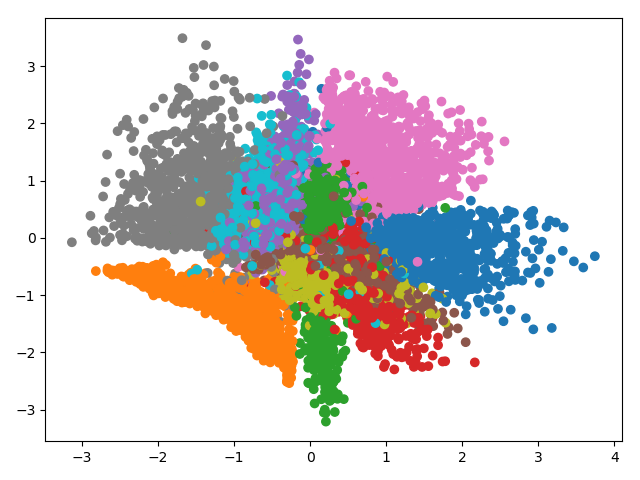

This chart was generated by the following Python code:
#!/usr/bin/env python
# -*- coding: utf-8 -*-
# File: mnist-convnet.py

import tensorflow as tf

import matplotlib.pyplot as plt
from tensorpack import *
from tensorpack.dataflow import dataset
from tensorpack.tfutils import summary
import numpy as np
from tqdm import tqdm

"""
MNIST ConvNet example.
about 0.6% validation error after 30 epochs.
"""

IMAGE_SIZE = 28
colors = np.array(['tab:blue', 'tab:orange', 'tab:green', 'tab:red', 'tab:purple', 'tab:brown', 'tab:pink', 'tab:gray', 'tab:olive', 'tab:cyan'])


class Model(ModelDesc):
    def inputs(self):
        """
        Define all the inputs (with type, shape, name) that the graph will need.
        """
        return [tf.placeholder(tf.float32, (None, IMAGE_SIZE, IMAGE_SIZE), 'input'),
                tf.placeholder(tf.int32, (None,), 'label')]

    def build_graph(self, image, label):
        """This function should build the model which takes the input variables
        and return cost at the end"""

        # In tensorflow, inputs to convolution function are assumed to be
        # NHWC. Add a single channel here.
        image = tf.layers.flatten(image)
        # image = image * 2 - 1   # center the pixels values at zero
        # The context manager `argscope` sets the default option for all the layers under
        # this context. Here we use 32 channel convolution with shape 3x3
        with tf.variable_scope('encoder'):
            x = FullyConnected('fc1', image, 1000, activation=tf.nn.relu)
            x = FullyConnected('fc2', x, 1000, activation=tf.nn.relu)
            mu = tf.identity(FullyConnected('fc_mu', x, 2, activation=None), 'mu')
            logvar = FullyConnected('fc_var', x, 2, activation=None)

        eps = tf.random_normal((tf.shape(x)[0], 2))
        z = tf.identity(eps * tf.exp(0.5 * logvar) + mu, name='z')
        with tf.variable_scope('decoder'):
            x = FullyConnected('fc1', z, 1000, activation=tf.nn.relu)
            x = FullyConnected('fc2', x, 1000, activation=tf.nn.relu)
            rec = tf.identity(FullyConnected('fc_rec', x, IMAGE_SIZE * IMAGE_SIZE, activation=tf.nn.sigmoid), 'rec')

        kl_loss = -tf.reduce_sum(1 + logvar - mu * mu - tf.exp(logvar), -1)
        kl_loss = tf.reduce_mean(kl_loss, name='kl_loss')

        rec_loss = tf.reduce_mean(tf.reduce_sum(tf.square(rec - image), -1), name='rec_loss')
        total_cost = rec_loss + kl_loss
        # a vector of length B with loss of each sample
        # cost = tf.nn.sparse_softmax_cross_entropy_with_logits(logits=logits, labels=label)
        # cost = tf.reduce_mean(cost, name='cross_entropy_loss')  # the average cross-entropy loss
        #
        # correct = tf.cast(tf.nn.in_top_k(predictions=logits, targets=label, k=1), tf.float32, name='correct')
        # accuracy = tf.reduce_mean(correct, name='accuracy')

        # This will monitor training error & accuracy (in a moving average fashion). The value will be automatically
        # 1. written to tensosrboard
        # 2. written to stat.json
        # 3. printed after each epoch
        # train_error = tf.reduce_mean(1 - correct, name='train_error')
        # summary.add_moving_summary(train_error, accuracy)

        # Use a regex to find parameters to apply weight decay.
        # Here we apply a weight decay on all W (weight matrix) of all fc layers
        # If you don't like regex, you can certainly define the cost in any other methods.
        # wd_cost = tf.multiply(1e-5,
        #                       regularize_cost('fc.*/W', tf.nn.l2_loss),
        #                       name='regularize_loss')
        # total_cost = tf.add_n([wd_cost, cost], name='total_cost')
        # summary.add_moving_summary(cost, wd_cost, total_cost)
        summary.add_moving_summary(rec_loss, kl_loss)

        # monitor histogram of all weight (of conv and fc layers) in tensorboard
        summary.add_param_summary(('.*/W', ['histogram', 'rms']))
        # the function should return the total cost to be optimized
        return total_cost

    def optimizer(self):
        lr = tf.get_variable('learning_rate', initializer=1e-3, trainable=False)
        # lr = tf.train.MomentumOptimizer(lr, 0.9)
        # This will also put the summary in tensorboard, stat.json and print in terminal,
        # but this time without moving average
        tf.summary.scalar('lr', lr)
        return tf.train.AdamOptimizer(lr)


def get_data():
    train = BatchData(dataset.Mnist('train'), 128)
    test = BatchData(dataset.Mnist('test'), 256, remainder=True)

    train = PrintData(train)

    return train, test


class Evaluator(Callback):
    def __init__(self, dataset):
        dataset.reset_state()
        self.dataset = dataset
        # self.dataset = iter(dataset)

    def _setup_graph(self):
        self.encoder = self.trainer.get_predictor(['input'], ['encoder/mu'])
        self.decoder = self.trainer.get_predictor(['z'], ['decoder/rec'])

    def _trigger_epoch(self):
        zs = []
        labels = []
        for data in tqdm(self.dataset):
            img, label = data
            z = self.encoder(img[None, ...])[0][0]
            zs.append(z)
            labels.append(label)
        zs = np.asarray(zs)
        labels = np.asarray(labels)
        plt.scatter(zs[:, 0], zs[:, 1], c=colors[labels])
        plt.show()
        # idx = np.random.randint(len(self.dataset))
        # fig = plt.figure()
        # img = next(self.dataset)[0]
        # fig.add_subplot(2, 1, 1)
        # plt.imshow(img)
        # rec = self.decoder(self.encoder(img[None, ...])[0])[0][0].reshape((IMAGE_SIZE, IMAGE_SIZE))
        # fig.add_subplot(2, 1, 2)
        # plt.imshow(rec)
        # plt.show()


if __name__ == '__main__':
    # automatically setup the directory train_log/mnist-convnet for logging
    logger.auto_set_dir()

    dataset_train, dataset_test = get_data()

    evaluator = Evaluator(dataset.Mnist('test'))

    # How many iterations you want in each epoch.
    # This len(data) is the default value.
    steps_per_epoch = len(dataset_train)

    # get the config which contains everything necessary in a training
    config = TrainConfig(
        model=Model(),
        # The input source for training. FeedInput is slow, this is just for demo purpose.
        # In practice it's best to use QueueInput or others. See tutorials for details.
        data=FeedInput(dataset_train),
        callbacks=[
            ScheduledHyperParamSetter('learning_rate', [(50, 1e-3), (500, 1e-4)]),
            ModelSaver(),   # save the model after every epoch
            evaluator,
            InferenceRunner(    # run inference(for validation) after every epoch
                dataset_test,   # the DataFlow instance used for validation
                ScalarStats(    # produce `val_accuracy` and `val_cross_entropy_loss`
                    ['kl_loss', 'rec_loss'], prefix='val')),
            # MaxSaver has to come after InferenceRunner
            MaxSaver('val_accuracy'),  # save the model with highest accuracy
        ],
        steps_per_epoch=steps_per_epoch,
        max_epoch=100,
    )
    launch_train_with_config(config, SimpleTrainer())
